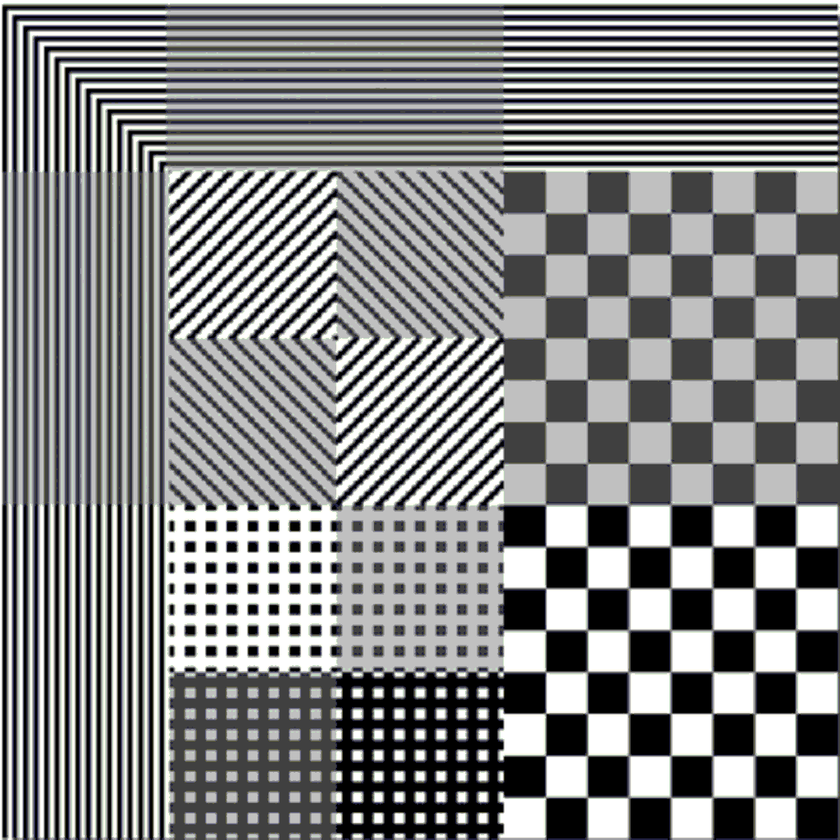
%> input picture Assignment 1/Board.bmp, 840 x 840 px, shrunk from 1024 x 1024 before the run
$ octave imgResize.m   (GNU Octave 9; MATLAB toolbox functions it lacks are replaced by stand-ins)
%> lines starting %> are read from the running program, lines starting %| are printed output that depends on the picture
inputImage = imread('Board.bmp');
%> inputImage is the input picture: size 840x840x3 uint8; mean R, G, B 131.6, 132.5, 132.7
prompt = 'Resize ratio? = ';
factor = input(prompt);
%> the answer given: 2

scale = [factor factor];
oldSize = size(inputImage);
%> oldSize = [840 840 3]
newSize = mean(floor(scale.*oldSize(1:2)),1);
%> newSize = [1680 1680]


rowIndex = mean(round(((1:newSize(1))-0.5)./scale(1)+0.5),oldSize(1));
%> rowIndex = 1680 values from 1 to 840
colIndex = mean(round(((1:newSize(2))-0.5)./scale(2)+0.5),oldSize(2));
%> colIndex = 1680 values from 1 to 840


outputImage = inputImage(rowIndex,colIndex,:);
imshow(outputImage);
imwrite(outputImage,'resized.jpg');

imhist(inputImage);
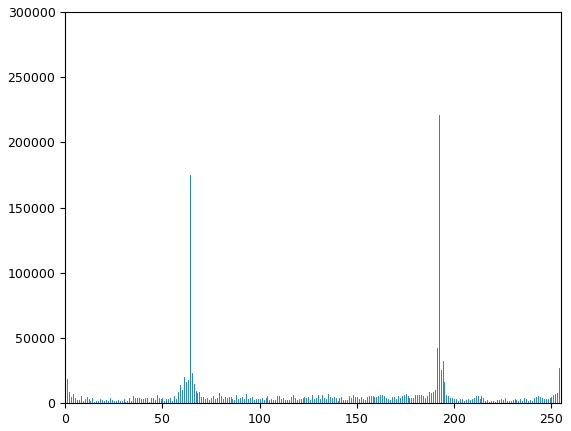
%> figure redrawn from the program's plot data; highest point at x = 255, y = 257917
figure;
imhist(outputImage);
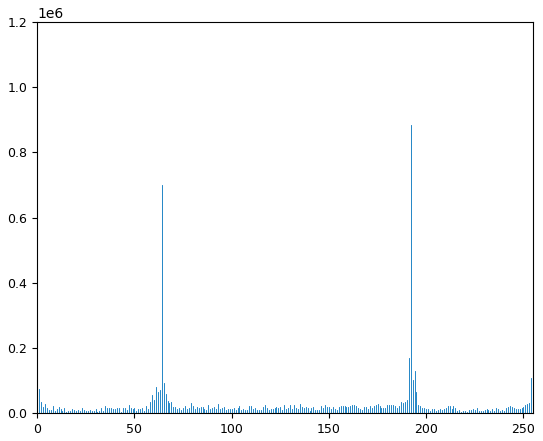
%> figure redrawn from the program's plot data; highest point at x = 255, y = 1031668

$ run again, with Assignment 1/Lena.jpg saved as Assignment 1/Board.bmp
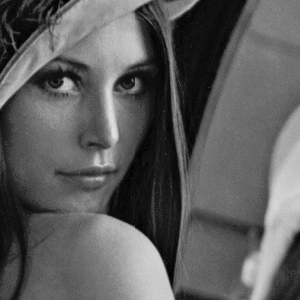
%> input picture Assignment 1/Lena.jpg, 300 x 300 px
%> inputImage is the input picture: size 300x300 uint8; min 0, max 229, mean 93.2
%> `imhist(inputImage);`:
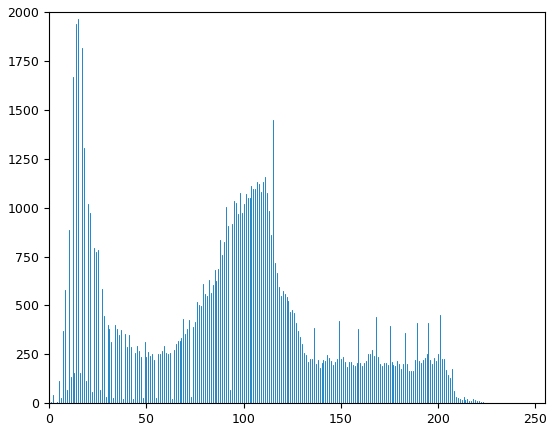
%> figure redrawn from the program's plot data; highest point at x = 15, y = 1964

$ run again, with Assignment 1/lena.png saved as Assignment 1/Board.bmp
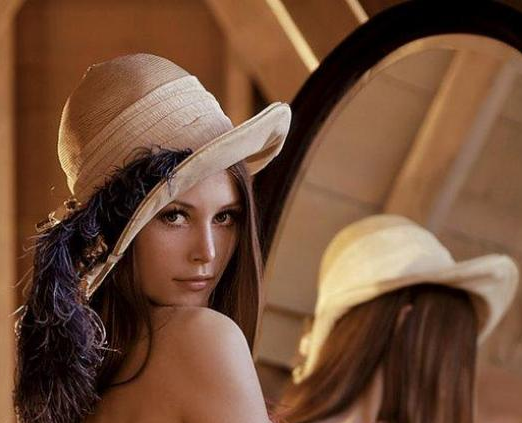
%> input picture Assignment 1/lena.png, 522 x 423 px
%> inputImage is the input picture: size 423x522x3 uint8; mean R, G, B 114.4, 78.4, 56.1
%> `imhist(inputImage);`:
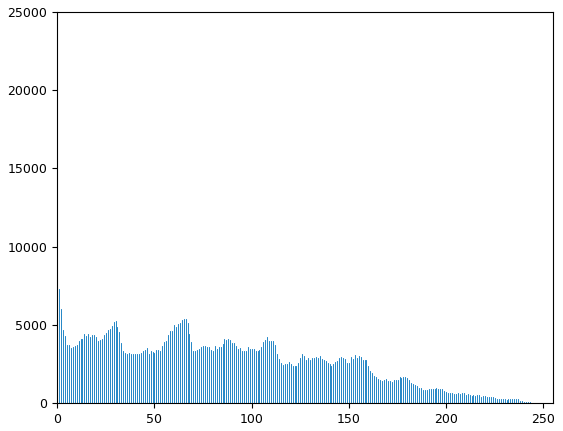
%> figure redrawn from the program's plot data; highest point at x = 0, y = 20789
%> `imhist(outputImage);`:
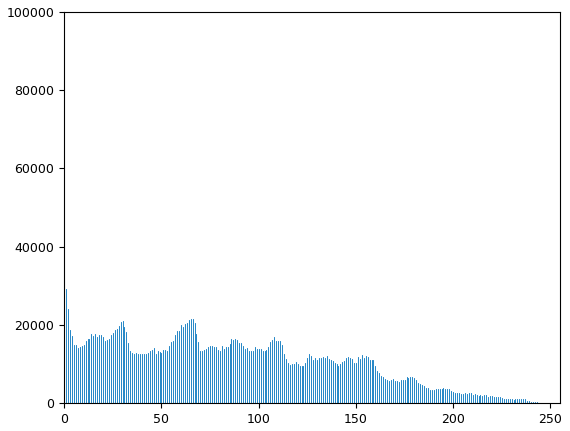
%> figure redrawn from the program's plot data; highest point at x = 0, y = 83156
